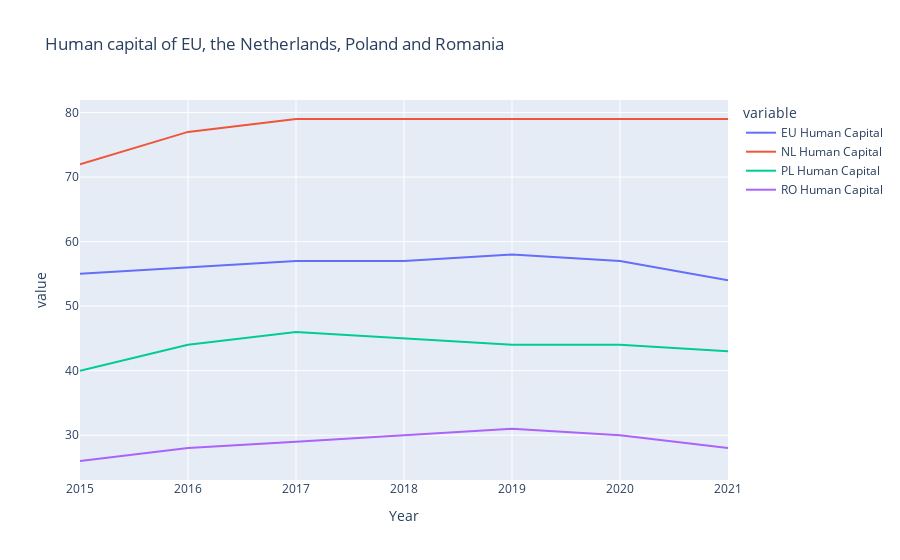

Notebook source saved alongside this figure:
### Markdown cell above
### 3.4.1 Human Capital
Indicator: Percentage of individuals who have basic or above basic overall digital skills

### Code cell
human_col = ['EU Human Capital', 'NL Human Capital', 'PL Human Capital', 'RO Human Capital']
fig = px.line(df_digi_2015, x=df_digi_2015.index, y=human_col, title="Human capital of EU, the Netherlands, Poland and Romania")
fig.show()

### Figure 1 — Plotly figure (JSON) as saved in the notebook; plotly's stock layout.template omitted (floating-point values rounded to 4 significant figures)
{"data": [{"hovertemplate": "variable=EU Human Capital<br>Year=%{x}<br>value=%{y}<extra></extra>", "legendgroup": "EU Human Capital", "line": {"color": "#636efa", "dash": "solid"}, "marker": {"symbol": "circle"}, "mode": "lines", "name": "EU Human Capital", "orientation": "v", "showlegend": true, "type": "scatter", "x": [2015, 2016, 2017, 2018, 2019, 2020, 2021], "xaxis": "x", "y": [55, 56, 57, 57, 58, 57, 54], "yaxis": "y"}, {"hovertemplate": "variable=NL Human Capital<br>Year=%{x}<br>value=%{y}<extra></extra>", "legendgroup": "NL Human Capital", "line": {"color": "#EF553B", "dash": "solid"}, "marker": {"symbol": "circle"}, "mode": "lines", "name": "NL Human Capital", "orientation": "v", "showlegend": true, "type": "scatter", "x": [2015, 2016, 2017, 2018, 2019, 2020, 2021], "xaxis": "x", "y": [72, 77, 79, 79, 79, 79, 79], "yaxis": "y"}, {"hovertemplate": "variable=PL Human Capital<br>Year=%{x}<br>value=%{y}<extra></extra>", "legendgroup": "PL Human Capital", "line": {"color": "#00cc96", "dash": "solid"}, "marker": {"symbol": "circle"}, "mode": "lines", "name": "PL Human Capital", "orientation": "v", "showlegend": true, "type": "scatter", "x": [2015, 2016, 2017, 2018, 2019, 2020, 2021], "xaxis": "x", "y": [40, 44, 46, 45, 44, 44, 43], "yaxis": "y"}, {"hovertemplate": "variable=RO Human Capital<br>Year=%{x}<br>value=%{y}<extra></extra>", "legendgroup": "RO Human Capital", "line": {"color": "#ab63fa", "dash": "solid"}, "marker": {"symbol": "circle"}, "mode": "lines", "name": "RO Human Capital", "orientation": "v", "showlegend": true, "type": "scatter", "x": [2015, 2016, 2017, 2018, 2019, 2020, 2021], "xaxis": "x", "y": [26, 28, 29, 30, 31, 30, 28], "yaxis": "y"}], "layout": {"legend": {"title": {"text": "variable"}, "tracegroupgap": 0}, "title": {"text": "Human capital of EU, the Netherlands, Poland and Romania"}, "xaxis": {"anchor": "y", "domain": [0, 1], "title": {"text": "Year"}}, "yaxis": {"anchor": "x", "domain": [0, 1], "title": {"text": "value"}}}}
